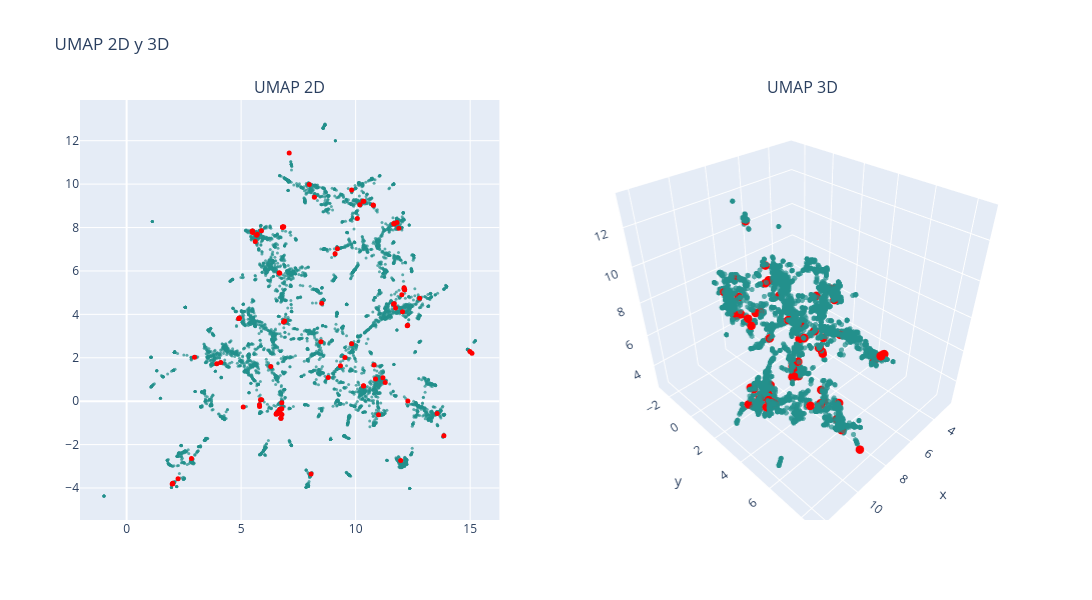

Notebook code for this chart:
### Markdown cell above
### UMAP

### Code cell
# n_neighbors = 200
# n_neighbors = int(len(df) / k)

n_neighbors = 50 # 6.5x minutos, resultado: vision mas global, no se distinguen tanto los clusters
# n_neighbors = 20 # 2.5x minutos, resultado: no se distinguen los clusters
# n_neighbors = 10 # 1.5x minutos, resultado: puntos muy juntos, se distinguen los clusters
n_neighbors = 5 # x minutos, resultado: se distinguen bien los clusters, se ven un poco desconectados

min_dist = 0

# UMAP 2D
reducer_2d = umap.UMAP(n_neighbors=n_neighbors, min_dist=min_dist, n_components=2, random_state=0)
embedding_2d = reducer_2d.fit_transform(df_vectorized)
df['umap2d_1'] = embedding_2d[:, 0]
df['umap2d_2'] = embedding_2d[:, 1]

# UMAP 3D
reducer_3d = umap.UMAP(n_neighbors=n_neighbors, min_dist=min_dist, n_components=3, random_state=0)
embedding_3d = reducer_3d.fit_transform(df_vectorized)
df['umap3d_1'] = embedding_3d[:, 0]
df['umap3d_2'] = embedding_3d[:, 1]
df['umap3d_3'] = embedding_3d[:, 2]

# Graficar
colors = np.ones(len(df))  # Color base
colors_knn = np.zeros(len(df))  # Color para los KNN
colors_knn[indices_knn[0]] = 1  # Resaltar los KNN

fig = make_subplots(rows=1, cols=2, subplot_titles=("UMAP 2D", "UMAP 3D"), 
                    specs=[[{"type": "scatter"}, {"type": "scatter3d"}]])

# Puntos normales (fondo)
fig.add_trace(
    go.Scatter(x=df['umap2d_1'], y=df['umap2d_2'], mode='markers',
               marker=dict(color=colors, colorscale='Viridis', size=3, opacity=0.7), 
               text=data['title'],
               hovertemplate="Titulo: %{text}<br>x: %{x}<br>y: %{y}<extra></extra>"),
    row=1, col=1)

# Puntos resaltados (delante)
fig.add_trace(
    go.Scatter(x=df.loc[indices_knn[0], 'umap2d_1'], 
               y=df.loc[indices_knn[0], 'umap2d_2'], 
               mode='markers',
               marker=dict(color='red', size=5, opacity=1), 
               text=data.loc[indices_knn[0], 'title'], 
               hovertemplate="Titulo: %{text}<br>x: %{x}<br>y: %{y}<extra></extra>"),
    row=1, col=1)

# Puntos normales en 3D (fondo)
fig.add_trace(
    go.Scatter3d(x=df['umap3d_1'], y=df['umap3d_2'], z=df['umap3d_3'], mode='markers',
                 marker=dict(color=colors, colorscale='Viridis', size=3, opacity=0.7), 
                 text=data['title'],
                 hovertemplate="Cluster: %{text}<br>x: %{x}<br>y: %{y}<br>z: %{z}<extra></extra>"),
    row=1, col=2)

# Puntos resaltados en 3D (delante)
fig.add_trace(
    go.Scatter3d(x=df.loc[indices_knn[0], 'umap3d_1'], 
                 y=df.loc[indices_knn[0], 'umap3d_2'], 
                 z=df.loc[indices_knn[0], 'umap3d_3'], 
                 mode='markers',
                 marker=dict(color='red', size=5, opacity=1), 
                 text=data.loc[indices_knn[0], 'title'], 
                 hovertemplate="Cluster: %{text}<br>x: %{x}<br>y: %{y}<br>z: %{z}<extra></extra>"),
    row=1, col=2)

fig.update_layout(height=600, width=1200, title_text="UMAP 2D y 3D", showlegend=False)
fig.show()

### Figure 1 — Plotly figure (JSON) as saved in the notebook; plotly's stock layout.template omitted (floating-point values rounded to 4 significant figures; data arrays with more than 128 entries replaced by an {"elided": "..."} marker saying what was removed)
{"data": [{"hovertemplate": "Titulo: %{text}<br>x: %{x}<br>y: %{y}<extra></extra>", "marker": {"color": {"elided": "6682 float values"}, "colorscale": [[0, "#440154"], [0.1111, "#482878"], [0.2222, "#3e4989"], [0.3333, "#31688e"], [0.4444, "#26828e"], [0.5556, "#1f9e89"], [0.6667, "#35b779"], [0.7778, "#6ece58"], [0.8889, "#b5de2b"], [1, "#fde725"]], "opacity": 0.7, "size": 3}, "mode": "markers", "text": {"elided": "6682 str values"}, "type": "scatter", "x": {"elided": "6682 float values"}, "xaxis": "x", "y": {"elided": "6682 float values"}, "yaxis": "y"}, {"hovertemplate": "Titulo: %{text}<br>x: %{x}<br>y: %{y}<extra></extra>", "marker": {"color": "red", "opacity": 1, "size": 5}, "mode": "markers", "text": ["application of neural network controller and policy gradient reinforcement learning on modular multilevel converter  mmc    a proof of concept", "optimized real time control for modular multilevel converters using adaptive neural networks", "state of charge  soc  balancing of battery modular multilevel management  bm   converter using q learning", "reinforcement learning based modulation for balancing capacitor voltage and thermal stress to enhance current capability of mmcs", "level increased ishe modulation method for modular multilevel converters based on ddpg", "open circuit fault diagnosis for a modular multilevel converter based on hybrid machine learning", "neural network controller based on direct and indirect model predictive for modular multilevel converters", "compound fault diagnosis method of modular multilevel converter based on improved capsule network", "dc short circuit fault detection for mmc hvdc grid based on improved dbn and dc fault current statistical features", "inverse application of artificial intelligence for the control of power converters", "fault diagnosis for modular multilevel converter  mmc  based on deep learning  an edge implementation using binary neural network", "neural network based model predictive control approach for modular multilevel converters", "an open circuit faults diagnosis method based on xg boost used in mmc", "predictor based data driven model free adaptive predictive control of power converters using machine learning", "reinforcement learning based false data injection attacks detector for modular multilevel converters", "machine learning emulation of model predictive control for modular multilevel converters", "machine learning based modeling for real time inferencer in the loop hardware emulation of high speed rail microgrid", "machine learning based modeling for real time inferencer in the loop hardware emulation of high speed rail microgrid", "artificial intelligence applications in the control and performance improvement of modular multilevel converters  a review", "hybrid condition monitoring for power converters  learning based methods with statistical guarantees", "open circuit fault diagnosis for modular multilevel converter using wavelet neural network", "auto tuned model predictive control based neural network controller for modular multilevel converters", "design and analysis of the model predictive control implemented by the ann technique for mmc based rectifier with improved grid adaptability", "ac side impedance based stability assessment in grid forming modular multilevel converters", "igbt open circuit fault diagnosis method for a modular multilevel converter based on pnn md", "a connectionist based approach for reducing the number of voltage sensors in modular multilevel converter", "data driven impedance identification and stability online assessment of dfig based wind farm integration with mmc hvdc", "new power electronic interface combining dc transmission  a medium frequency bus and an ac ac converter to integrate deep sea facilities with the ac grid", "adaptive fault current limiting strategy for flexible dc power grids based on deep neural networks", "health management of power electronics systems", "deep convolution neural network based fault detection and identification for modular multilevel converters", "neural predictor based low switching frequency fcs mpc for mmc with online weighting factors tuning", "distributed neural network observer for submodule capacitor voltage estimation in modular multilevel converters", "application of artificial intelligence to diagnose faults of grid tied solar power systems", "reinforcement learning based method to exploit vulnerabilities of false data injection attack detectors in modular multilevel converters", "fault diagnosis of modular multilevel converter based on  dcnn and lstm network", "machine learning based operating region extension of modular multilevel converters under unbalanced grid faults", "an open circuit fault detection and location strategy for mmc with feature extraction and random forest", "machine learning enhanced predictive control for modular multilevel converters in hvdc transmission systems", "thermal estimation of modular multilevel converter submodule using deep regression on gru and lstm network", "neural network based model predictive controllers for modular multilevel converters", "a novel concept for modular multilevel universal power controller  mupc ", "gwo based pi controller assisted half bridge sub module mmc for hybrid energy system", "transfer learning framework for impedance characterization of modular multilevel converters", "artificial neural network based pi control of battery energy storage system connected with mmc hvdc system", "data driven neural predictors based robust mpc for power converters", "dcscf detection method of mmc dc grid based on statistical feature and dbn softmax", "effective voltage balancing control for modular multilevel converter without current sensors", "power management systems for harmonic elimination using federated learning approach", "on internal stable modes of modular multilevel converters", "bayesian regularization based mpc for a hybrid modular multilevel converter", " front cover ", "complementing ac and dc terminal stability analyses of mmc with circulating current inner loop impedance model", "small signal modeling of sending end offshore wind power mmc hvdc integration system considering positive and negative sequence separation module", "open circuit fault detection and location in mmcs with multivariate gaussian distribution", "reliability improvement of mmc in energy storage system using ann based sensorless estimation for sub module voltages", "power theory based dimensionality reduction for fault detection and identification in power electronics", "control strategies of mmc hvdc connected to passive networks", "a fast data driven method for submodule open circuit fault localization in a modular multilevel converter", "a novel strategy for dc distribution start up based on mmc", "capacitor monitoring for modular multilevel converters based on intelligent algorithm", "data driven modeling of modular multilevel converters based on hht and cnn lstm am neural network", "a scalable multi input multi level voltage sourced converter", "disortnet  a network protocol with distributed sorting for modular multilevel converters", "neural predictor based dynamic surface predictive control for power converters", "physical mechanism and data hybrid modeling for device level emulation of modular multilevel converter", "online optimization of multi degree of freedom inductor current rms for modular multilevel dual active bridge converter", "an on line capacitor condition monitoring method based on switching frequencies for modular multilevel converters", "transfer learning based online impedance identification for modular multilevel converters", "fault analysis and voltage support strategy through equivalent line impedances for mmcs in ac dc hybrid distribution networks under asymmetrical faults", "mmc based multi terminal hvdc subsea power transmission system with the integration of offshore renewable energy", "estimation of battery parameters in cascaded half bridge converters with reduced voltage sensors", "increasing dc system stability thanks to energy control in mmc based dc dc converters", "an open circuit faults diagnosis method for mmc based on extreme gradient boosting", "reliability and economic evaluation of ac   dc distribution network with sensitive load", "fine grained network decomposition for massively parallel electromagnetic transient simulation of large power systems", "computation of transient short circuit currents analytically in multiport flexible dc transmission system", "fault isolation scheme based on circuit breaker optimization strategy in dc distribution network", "operation principles of quasi z source modular multilevel converters", "alternative control approach for the offshore grid of wind power plants", "denoising and voltage estimation in modular multilevel converters using deep neural networks", "capacitor parameter estimation based on wavelet transform and convolution neural network", "model free sequential predictive control for mmc with variable candidate set", "synthesis of multistage and multilevel converters", "dc fault current calculation and fault level analysis in mmc mvdc system", "detailed modelling and control of a modular multilevel converter with full bridge submodules in a multi terminal high voltage dc network", "research on a novel dc circuit breaker based on artificial current zero crossing", "generic vsc and low level switching control models for offline simulation of vsc hvdc systems", "optimal modulation method for modular multilevel converters in medium voltage dc distribution networks", "improving power quality using spwm control in modular multilevel converters", "silicon carbide enabled medium voltage dc transmission systems for rapid electric vehicle charging in the uk", "supervisory real time multidomain modeling and hardware emulation of fuel cell hybrid electric bus behavioral transients", "providing dc fault ride through capability to h bridge mmc based hvdc networks", "modelling and control of a novel east european multiterminal high voltage dc network", "a generalized switched inductor cell modular multilevel inverter", "investigation of a new alternate arm modular multilevel converter topology for hvdc applications", "fault isolation method for smart dc distribution networks with multiple types of converters", "fault characteristic analysis and simulation of power electronic transformer based on mmc in distribution network", "conducted emi emissions in spwm based control modular multilevel converters", "an improved resnet based method for online assessment of the aging state of mmc sub module capacitors"], "type": "scatter", "x": [5.618, 13.85, 13.56, 5.091, 4.112, 6.653, 5.483, 6.54, 12.25, 6.684, 6.638, 5.498, 6.642, 6.813, 15.08, 5.497, 4.902, 4.9, 6.781, 12.27, 6.591, 5.501, 5.705, 9.204, 6.776, 6.293, 10.77, 11.19, 12.79, 1.988, 6.711, 6.812, 5.805, 6.678, 9.825, 6.528, 6.66, 6.738, 6.86, 2.831, 5.503, 9.101, 11.97, 10.33, 11.68, 6.818, 6.616, 5.844, 3.936, 10.18, 5.675, 4.924, 10.36, 11.89, 6.738, 6.849, 6.595, 10.07, 6.775, 12.12, 6.899, 6.54, 12.28, 14.99, 6.814, 8.198, 11.29, 2.011, 10.76, 11.74, 11.81, 5.891, 10.87, 6.652, 12.14, 7.098, 11.65, 12.14, 9.53, 11.66, 5.8, 2.01, 5.888, 8.518, 11.69, 8.484, 12.11, 8.802, 2.963, 10.34, 8.051, 7.978, 12.05, 10.8, 9.336, 9.826, 12.02, 11.0, 10.35, 2.245], "xaxis": "x", "y": [7.355, -1.593, -0.5674, -0.2696, 1.779, -0.4671, 7.841, -0.5726, 3.472, 5.9, -0.4948, 7.833, -0.5004, 8.021, 2.209, 7.824, 3.804, 3.805, -0.6164, 3.495, -0.5289, 7.775, 7.691, 7.025, -0.3477, 1.603, 9.025, 1.079, 4.742, -3.82, -0.5355, 8.025, -0.2402, -0.3887, 9.729, -0.5984, 5.92, -0.7828, 8.034, -2.639, 7.821, 6.794, -2.728, 9.213, 8.158, 8.011, -0.4943, 0.06118, 1.729, 9.049, 7.641, 3.831, 9.208, 7.97, -0.7873, 3.643, -0.5762, 8.417, -0.07346, 5.179, 3.697, -0.5768, 0.008836, 2.29, 8.011, 9.398, 0.8651, -3.785, 9.036, 4.294, 8.229, 0.06829, 1.027, -0.5497, 5.132, 11.44, 4.48, 5.135, 2.017, 8.185, -0.1699, -3.804, 7.85, 4.508, 4.49, 2.743, 5.224, 1.096, 2.026, 0.7108, -3.352, 9.982, 4.117, 1.667, 1.638, 2.643, 4.902, -0.625, 0.7048, -3.572], "yaxis": "y"}, {"hovertemplate": "Cluster: %{text}<br>x: %{x}<br>y: %{y}<br>z: %{z}<extra></extra>", "marker": {"color": {"elided": "6682 float values"}, "colorscale": [[0, "#440154"], [0.1111, "#482878"], [0.2222, "#3e4989"], [0.3333, "#31688e"], [0.4444, "#26828e"], [0.5556, "#1f9e89"], [0.6667, "#35b779"], [0.7778, "#6ece58"], [0.8889, "#b5de2b"], [1, "#fde725"]], "opacity": 0.7, "size": 3}, "mode": "markers", "scene": "scene", "text": {"elided": "6682 str values"}, "type": "scatter3d", "x": {"elided": "6682 float values"}, "y": {"elided": "6682 float values"}, "z": {"elided": "6682 float values"}}, {"hovertemplate": "Cluster: %{text}<br>x: %{x}<br>y: %{y}<br>z: %{z}<extra></extra>", "marker": {"color": "red", "opacity": 1, "size": 5}, "mode": "markers", "scene": "scene", "text": ["application of neural network controller and policy gradient reinforcement learning on modular multilevel converter  mmc    a proof of concept", "optimized real time control for modular multilevel converters using adaptive neural networks", "state of charge  soc  balancing of battery modular multilevel management  bm   converter using q learning", "reinforcement learning based modulation for balancing capacitor voltage and thermal stress to enhance current capability of mmcs", "level increased ishe modulation method for modular multilevel converters based on ddpg", "open circuit fault diagnosis for a modular multilevel converter based on hybrid machine learning", "neural network controller based on direct and indirect model predictive for modular multilevel converters", "compound fault diagnosis method of modular multilevel converter based on improved capsule network", "dc short circuit fault detection for mmc hvdc grid based on improved dbn and dc fault current statistical features", "inverse application of artificial intelligence for the control of power converters", "fault diagnosis for modular multilevel converter  mmc  based on deep learning  an edge implementation using binary neural network", "neural network based model predictive control approach for modular multilevel converters", "an open circuit faults diagnosis method based on xg boost used in mmc", "predictor based data driven model free adaptive predictive control of power converters using machine learning", "reinforcement learning based false data injection attacks detector for modular multilevel converters", "machine learning emulation of model predictive control for modular multilevel converters", "machine learning based modeling for real time inferencer in the loop hardware emulation of high speed rail microgrid", "machine learning based modeling for real time inferencer in the loop hardware emulation of high speed rail microgrid", "artificial intelligence applications in the control and performance improvement of modular multilevel converters  a review", "hybrid condition monitoring for power converters  learning based methods with statistical guarantees", "open circuit fault diagnosis for modular multilevel converter using wavelet neural network", "auto tuned model predictive control based neural network controller for modular multilevel converters", "design and analysis of the model predictive control implemented by the ann technique for mmc based rectifier with improved grid adaptability", "ac side impedance based stability assessment in grid forming modular multilevel converters", "igbt open circuit fault diagnosis method for a modular multilevel converter based on pnn md", "a connectionist based approach for reducing the number of voltage sensors in modular multilevel converter", "data driven impedance identification and stability online assessment of dfig based wind farm integration with mmc hvdc", "new power electronic interface combining dc transmission  a medium frequency bus and an ac ac converter to integrate deep sea facilities with the ac grid", "adaptive fault current limiting strategy for flexible dc power grids based on deep neural networks", "health management of power electronics systems", "deep convolution neural network based fault detection and identification for modular multilevel converters", "neural predictor based low switching frequency fcs mpc for mmc with online weighting factors tuning", "distributed neural network observer for submodule capacitor voltage estimation in modular multilevel converters", "application of artificial intelligence to diagnose faults of grid tied solar power systems", "reinforcement learning based method to exploit vulnerabilities of false data injection attack detectors in modular multilevel converters", "fault diagnosis of modular multilevel converter based on  dcnn and lstm network", "machine learning based operating region extension of modular multilevel converters under unbalanced grid faults", "an open circuit fault detection and location strategy for mmc with feature extraction and random forest", "machine learning enhanced predictive control for modular multilevel converters in hvdc transmission systems", "thermal estimation of modular multilevel converter submodule using deep regression on gru and lstm network", "neural network based model predictive controllers for modular multilevel converters", "a novel concept for modular multilevel universal power controller  mupc ", "gwo based pi controller assisted half bridge sub module mmc for hybrid energy system", "transfer learning framework for impedance characterization of modular multilevel converters", "artificial neural network based pi control of battery energy storage system connected with mmc hvdc system", "data driven neural predictors based robust mpc for power converters", "dcscf detection method of mmc dc grid based on statistical feature and dbn softmax", "effective voltage balancing control for modular multilevel converter without current sensors", "power management systems for harmonic elimination using federated learning approach", "on internal stable modes of modular multilevel converters", "bayesian regularization based mpc for a hybrid modular multilevel converter", " front cover ", "complementing ac and dc terminal stability analyses of mmc with circulating current inner loop impedance model", "small signal modeling of sending end offshore wind power mmc hvdc integration system considering positive and negative sequence separation module", "open circuit fault detection and location in mmcs with multivariate gaussian distribution", "reliability improvement of mmc in energy storage system using ann based sensorless estimation for sub module voltages", "power theory based dimensionality reduction for fault detection and identification in power electronics", "control strategies of mmc hvdc connected to passive networks", "a fast data driven method for submodule open circuit fault localization in a modular multilevel converter", "a novel strategy for dc distribution start up based on mmc", "capacitor monitoring for modular multilevel converters based on intelligent algorithm", "data driven modeling of modular multilevel converters based on hht and cnn lstm am neural network", "a scalable multi input multi level voltage sourced converter", "disortnet  a network protocol with distributed sorting for modular multilevel converters", "neural predictor based dynamic surface predictive control for power converters", "physical mechanism and data hybrid modeling for device level emulation of modular multilevel converter", "online optimization of multi degree of freedom inductor current rms for modular multilevel dual active bridge converter", "an on line capacitor condition monitoring method based on switching frequencies for modular multilevel converters", "transfer learning based online impedance identification for modular multilevel converters", "fault analysis and voltage support strategy through equivalent line impedances for mmcs in ac dc hybrid distribution networks under asymmetrical faults", "mmc based multi terminal hvdc subsea power transmission system with the integration of offshore renewable energy", "estimation of battery parameters in cascaded half bridge converters with reduced voltage sensors", "increasing dc system stability thanks to energy control in mmc based dc dc converters", "an open circuit faults diagnosis method for mmc based on extreme gradient boosting", "reliability and economic evaluation of ac   dc distribution network with sensitive load", "fine grained network decomposition for massively parallel electromagnetic transient simulation of large power systems", "computation of transient short circuit currents analytically in multiport flexible dc transmission system", "fault isolation scheme based on circuit breaker optimization strategy in dc distribution network", "operation principles of quasi z source modular multilevel converters", "alternative control approach for the offshore grid of wind power plants", "denoising and voltage estimation in modular multilevel converters using deep neural networks", "capacitor parameter estimation based on wavelet transform and convolution neural network", "model free sequential predictive control for mmc with variable candidate set", "synthesis of multistage and multilevel converters", "dc fault current calculation and fault level analysis in mmc mvdc system", "detailed modelling and control of a modular multilevel converter with full bridge submodules in a multi terminal high voltage dc network", "research on a novel dc circuit breaker based on artificial current zero crossing", "generic vsc and low level switching control models for offline simulation of vsc hvdc systems", "optimal modulation method for modular multilevel converters in medium voltage dc distribution networks", "improving power quality using spwm control in modular multilevel converters", "silicon carbide enabled medium voltage dc transmission systems for rapid electric vehicle charging in the uk", "supervisory real time multidomain modeling and hardware emulation of fuel cell hybrid electric bus behavioral transients", "providing dc fault ride through capability to h bridge mmc based hvdc networks", "modelling and control of a novel east european multiterminal high voltage dc network", "a generalized switched inductor cell modular multilevel inverter", "investigation of a new alternate arm modular multilevel converter topology for hvdc applications", "fault isolation method for smart dc distribution networks with multiple types of converters", "fault characteristic analysis and simulation of power electronic transformer based on mmc in distribution network", "conducted emi emissions in spwm based control modular multilevel converters", "an improved resnet based method for online assessment of the aging state of mmc sub module capacitors"], "type": "scatter3d", "x": [6.574, 6.134, 9.838, 4.071, 4.409, 6.828, 6.461, 6.914, 7.291, 7.008, 6.782, 6.409, 6.804, 7.073, 10.99, 6.344, 6.294, 6.276, 6.486, 7.297, 6.926, 6.477, 6.526, 10.05, 6.84, 6.34, 11.06, 10.03, 10.77, 3.694, 6.874, 7.076, 5.725, 9.482, 10.15, 6.936, 7.019, 6.714, 7.081, 4.337, 6.377, 10.05, 8.516, 10.69, 11.82, 7.077, 7.212, 5.804, 4.399, 10.47, 6.506, 6.293, 10.71, 12.0, 6.71, 6.592, 6.863, 10.14, 7.036, 10.4, 6.615, 6.94, 8.638, 11.1, 7.08, 9.41, 10.2, 3.687, 11.05, 10.14, 11.79, 5.843, 10.13, 6.794, 10.44, 8.816, 9.984, 10.42, 7.835, 11.87, 5.745, 3.73, 6.745, 8.696, 10.1, 8.309, 10.32, 7.634, 4.198, 9.602, 8.411, 9.61, 10.36, 9.979, 7.74, 8.45, 10.36, 9.438, 9.615, 3.833], "y": [6.49, 3.088, 3.169, 0.6014, 1.913, 1.974, 6.956, 2.076, 1.989, 4.921, 2.009, 6.969, 1.999, 7.317, 6.528, 6.988, 0.04728, 0.03576, 6.934, 1.962, 2.063, 6.943, 6.954, 5.243, 1.978, 1.544, 6.936, 1.503, 2.5, -1.015, 1.544, 7.318, 2.709, 2.695, 7.652, 2.069, 4.92, 1.62, 7.302, -0.9803, 6.967, 2.244, 0.3967, 7.161, 5.479, 7.303, 2.009, 2.548, 2.156, 7.125, 6.912, 0.04427, 7.164, 5.354, 1.617, 2.857, 2.044, 6.662, 1.785, 2.321, 2.911, 2.063, 0.831, 6.622, 7.301, 6.959, 1.384, -0.9962, 6.939, 3.022, 5.634, 2.527, 1.146, 1.971, 2.333, 7.928, 3.089, 2.333, 0.7268, 5.369, 2.676, -1.07, 6.76, 3.225, 3.153, 1.416, 2.322, 1.501, 2.052, 0.8784, -1.991, 7.429, 2.846, 1.941, 0.8656, 0.9442, 2.468, 0.3781, 0.887, -0.9077], "z": [6.891, 5.671, 11.52, 6.124, 7.354, 3.099, 7.0, 2.895, 3.002, 7.378, 3.04, 7.033, 3.048, 7.564, 10.32, 7.051, 8.116, 8.126, 6.994, 3.002, 2.93, 6.997, 7.026, 7.813, 3.145, 4.848, 7.162, 8.341, 3.808, 2.982, 3.251, 7.567, 4.15, 4.36, 7.188, 2.888, 7.378, 2.933, 7.556, 4.192, 7.044, 8.091, 12.1, 7.144, 6.891, 7.561, 2.998, 4.534, 7.423, 7.123, 7.008, 8.166, 7.216, 6.616, 2.927, 6.23, 2.929, 7.212, 3.366, 4.565, 6.276, 2.889, 7.376, 10.42, 7.57, 5.151, 8.317, 2.978, 7.167, 4.255, 6.904, 4.517, 8.144, 3.043, 4.595, 3.451, 4.335, 4.556, 8.692, 6.94, 4.279, 3.01, 6.75, 8.219, 4.389, 5.931, 4.512, 8.242, 6.602, 8.796, 7.187, 4.988, 4.144, 8.294, 8.88, 7.409, 4.534, 9.489, 8.8, 3.262]}], "layout": {"annotations": [{"font": {"size": 16}, "showarrow": false, "text": "UMAP 2D", "x": 0.225, "xanchor": "center", "xref": "paper", "y": 1, "yanchor": "bottom", "yref": "paper"}, {"font": {"size": 16}, "showarrow": false, "text": "UMAP 3D", "x": 0.775, "xanchor": "center", "xref": "paper", "y": 1, "yanchor": "bottom", "yref": "paper"}], "height": 600, "scene": {"domain": {"x": [0.55, 1], "y": [0, 1]}}, "showlegend": false, "title": {"text": "UMAP 2D y 3D"}, "width": 1200, "xaxis": {"anchor": "y", "domain": [0, 0.45]}, "yaxis": {"anchor": "x", "domain": [0, 1]}}}
